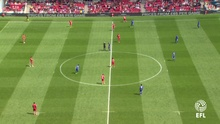
%> input picture img/test1.jpg, 220 x 124 px, shrunk from 1920 x 1080 before the run
$ octave Main.m   (GNU Octave 9; MATLAB toolbox functions it lacks are replaced by stand-ins)
%> lines starting %> are read from the running program, lines starting %| are printed output that depends on the picture; in (x1, y1, x2, y2) boxes, pixels count from 0 and x2, y2 are one past the last pixel; in counts of white or black regions, pixels touching at a corner belong together; the program's own positions count from 1
%% Init
%  Get the image and show it. Set number of thread
addpath 'C:\Users\danie\Desktop\offside\img'

%Profiling
 format shortg
 c = clock

for compress=1:1

maxNumCompThreads(8);
%%fprintf('Hilos: %d\n',maxNumCompThreads);

I = imread('test1.jpg');
%> I is the input picture: size 124x220x3 uint8; mean R, G, B 123.4, 143, 77.2
TeamMap = imread('test1.jpg');
T = imread('test1.jpg');
T2 = imread('test1.jpg');

%figure, imshow(I);

end

%GLOBALS
global Processed;
global BlobMap;
global TmpBlobMap;
global Blobs;
global ZeroMask;
global FinalBlobs;
global N;
global NBlobs;
global PlayerColors;

N = 30;

%%
%% Plotting Image Histogram:
% [23 lines of commented-out code are left out]

%%

%% RGB Peks Grass:
%  Get R,G,B Peaks of each components
%  and then you will get Grass mean color

for compress=1:1

[pixelidsG, GLevels] = imhist(I(:,:,2));
[pixelidsB, BLevels] = imhist(I(:,:,3));
[pixelidsR, RLevels] = imhist(I(:,:,1));

max_RLevels = 1;
RPeak = pixelidsR(1);
max_GLevels = 1;
GPeak = pixelidsG(1);
max_BLevels = 1;
BPeak = pixelidsB(1);

%Loop fusion

for i = 2:255
    if(pixelidsR(i) > RPeak)
        max_RLevels = i;
        RPeak = pixelidsR(i);
    end
    if(pixelidsG(i) > GPeak)
        max_GLevels = i;
        GPeak = pixelidsG(i);
    end
    if(pixelidsB(i) > BPeak)
        max_BLevels = i;
        BPeak = pixelidsB(i);
    end
end

end
%> this loop made 1 pass

%%fprintf("RGB Grass %d,%d,%d\n",max_RLevels,max_GLevels,max_BLevels);

%%

%% FieldMask:
%  Apply thresholding with Grass mean color and offset

for compress=1:1

global rows;
global columns;
rows = size(I,1);
columns = size(I,2);

RChannel = I(:,:,1);
GChannel = I(:,:,2);
BChannel = I(:,:,3);

Rth = 1;
Gth = 1;
Bth = 1;

FieldMask = zeros(rows,columns);
tmp_PlayersMask = zeros(rows,columns);

for i = 1: rows
    for j = 1: columns

        if (abs(RChannel(i,j)- RPeak) < Rth &&...
            abs(GChannel(i,j)- GPeak) < Gth &&...
            abs(BChannel(i,j)- BPeak) < Bth &&...
            GChannel(i,j) > RChannel(i,j) &&...
            GChannel(i,j) > BChannel(i,j))

            %It's grass
            tmp_PlayersMask(i,j) = 255;
            FieldMask(i,j) = 0;
        else
            FieldMask(i,j) = 255;
        end
    end
end

%%figure, imshow(FieldMask);


end
%> this loop made 1 pass
%> pass 1, `RChannel = I(:,:,1);`:
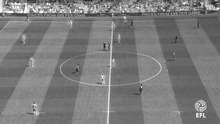
%> RChannel: size 124x220 uint8; min 23, max 255, mean 123.4
%> pass 1, `GChannel = I(:,:,2);`:
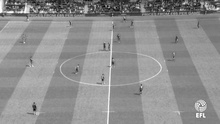
%> GChannel: size 124x220 uint8; min 0, max 255, mean 143
%> pass 1, `BChannel = I(:,:,3);`:
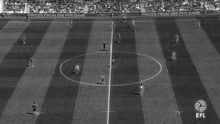
%> BChannel: size 124x220 uint8; min 0, max 255, mean 77.2
%> after the loop:
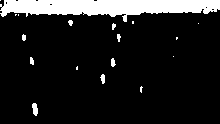
%> FieldMask: size 124x220 double; 12.1% white; 18 white regions (9 under 20 px), largest, box (x1, y1, x2, y2) and area: (0, 0, 220, 22) 3023, (32, 103, 38, 116) 58, (100, 74, 105, 84) 35

%%

%% BoundaryMask:
%  Knowing that the image has on the top the spectators and the publicity
%  and just above there is the Field, get the boundary where there is the
%  change

for compress=1:1

boundary = 1;
i_boundary = 0;
i = 1;

% Find Maximum Boundary Value %%
for j = 1: columns
    while(i < rows && i_boundary < 1)
        if (FieldMask(i,j) == 0 )
            i_boundary = i;
        end
        i = i+1;
    end

    if (i_boundary > boundary)
        boundary = i_boundary;
    end

    i_boundary = 0;
    i = 1;

end

end

%%

%% PlayersMask:
%  Merge FieldMask && Boundary in order to get PlayersMask
%  Where only Blobs (Player or set of players) are to 0 others are to 1

for compress=1:1

for i = 1: boundary
    for j = 1: columns
        tmp_PlayersMask(i,j) = 255;
    end
end

global PlayersMask;
PlayersMask = tmp_PlayersMask;

%If image has quality is no needed Gaussian Blur
%%figure, imshow(PlayersMask);

end
%> this loop made 1 pass
%> pass 1, `PlayersMask = tmp_PlayersMask;`:
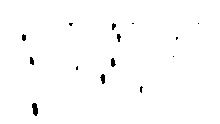
%> PlayersMask: size 124x220 double; 99.1% white; 14 black regions (7 under 20 px), largest, box (x1, y1, x2, y2) and area: (32, 103, 38, 116) 58, (100, 74, 105, 84) 35, (111, 58, 116, 67) 32

%%

%% Blob detection:
%  Detect all Blobs, filtered by size (not too much pixels means is no a
%  Blob) and store them into a Matrix where each row is one Blob and
%  columns are each one of pixels where even positions are the row (i)
%  and their respectives consecutive odd positions are the column (j)
%  where pixel is on image

for compress=1:1

%> (the run ends here)

$ run again, with img/test4.jpg copied over img/test1.jpg
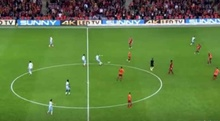
%> input picture img/test4.jpg, 220 x 121 px, shrunk from 728 x 400 before the run
%> I is the input picture: size 121x220x3 uint8; mean R, G, B 95.2, 125.5, 63.4
%> the loop `for compress=1:1` made 1 pass
%> after the loop `for compress=1:1`:
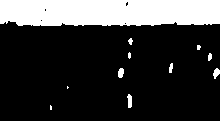
%> FieldMask: size 121x220 double; 21.6% white; 11 white regions (4 under 20 px), largest, box (x1, y1, x2, y2) and area: (0, 0, 220, 26) 5473, (127, 94, 132, 108) 54, (118, 68, 124, 78) 49
%> the loop `for compress=1:1` made 1 pass
%> pass 1, `PlayersMask = tmp_PlayersMask;`:
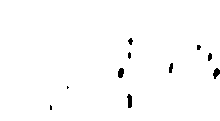
%> PlayersMask: size 121x220 double; 99% white; 10 black regions (4 under 20 px), largest, box (x1, y1, x2, y2) and area: (127, 94, 132, 108) 54, (118, 68, 124, 78) 49, (213, 68, 220, 79) 49, (169, 63, 173, 73) 31, (208, 53, 212, 61) 26, (128, 38, 133, 45) 23

$ run again, with img/test5.jpg copied over img/test1.jpg
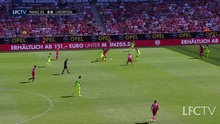
%> input picture img/test5.jpg, 220 x 124 px, shrunk from 1920 x 1080 before the run
%> I is the input picture: size 124x220x3 uint8; mean R, G, B 98.9, 100.6, 73.8
%> the loop `for compress=1:1` made 1 pass
%> after the loop `for compress=1:1`:
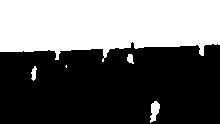
%> FieldMask: size 124x220 double; 40.7% white; 5 white regions (1 under 20 px), largest, box (x1, y1, x2, y2) and area: (0, 0, 220, 62) 10852, (150, 101, 160, 123) 139, (31, 66, 37, 81) 56, (127, 54, 134, 64) 50
%> the loop `for compress=1:1` made 1 pass
%> pass 1, `PlayersMask = tmp_PlayersMask;`:
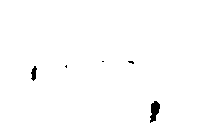
%> PlayersMask: size 124x220 double; 99.2% white; 5 black regions (3 under 20 px), largest, box (x1, y1, x2, y2) and area: (150, 101, 160, 123) 139, (31, 66, 37, 81) 56
